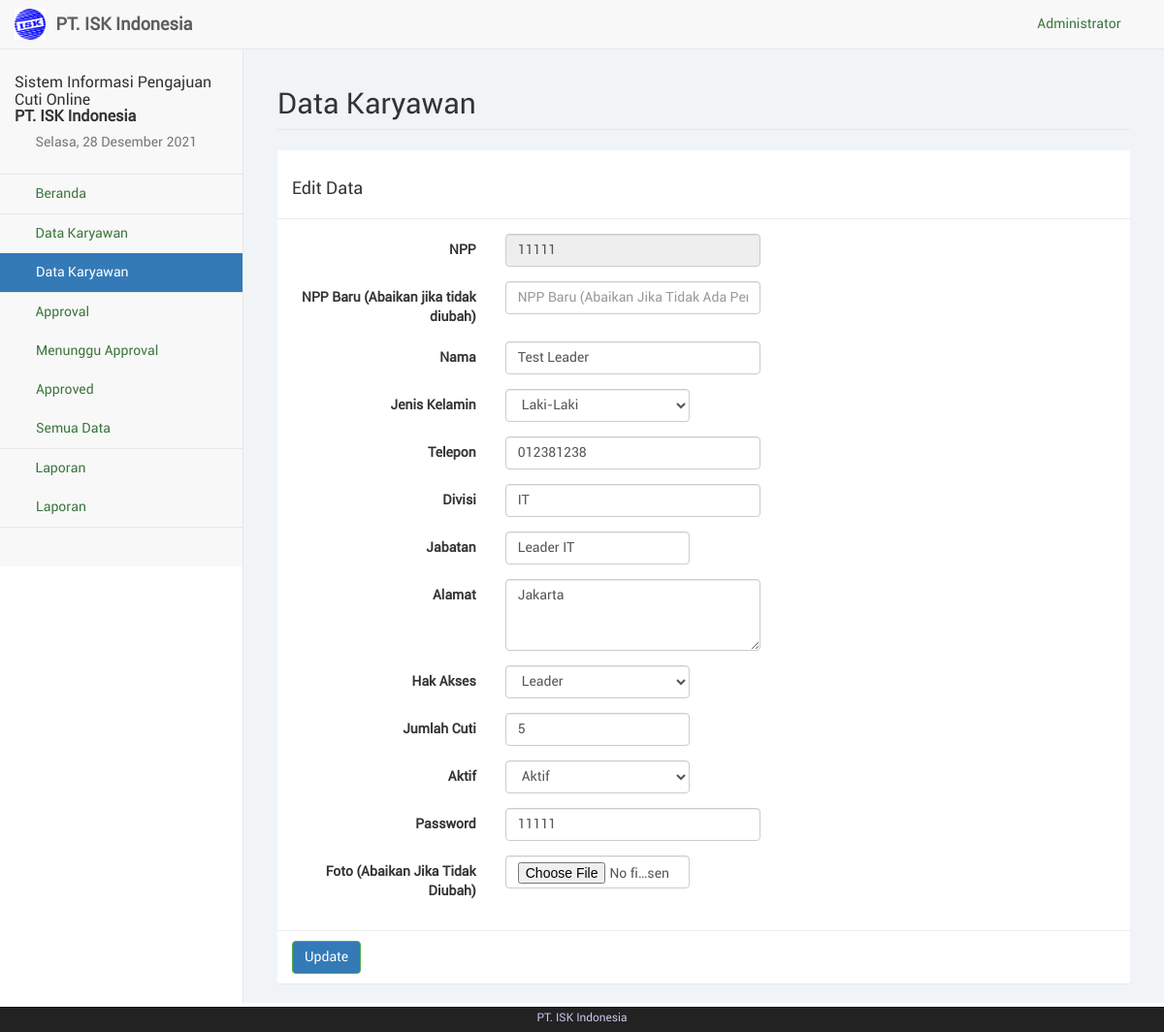
/php/src/karyawan_edit.php?npp=11111 (signed in), run on the app's committed database.
### tables this page shows
CREATE TABLE IF NOT EXISTS `employee` (
  `npp` varchar(20) NOT NULL,
  `nama_emp` varchar(100) NOT NULL,
  `jk_emp` varchar(20) NOT NULL,
  `telp_emp` varchar(20) NOT NULL,
  `divisi` varchar(50) NOT NULL,
  `jabatan` varchar(50) NOT NULL,
  `alamat` text NOT NULL,
  `hak_akses` varchar(20) NOT NULL,
  `jml_cuti` int(11) NOT NULL,
  `password` varchar(100) NOT NULL,
  `foto_emp` text NOT NULL,
  `active` varchar(20) NOT NULL,
  `id_adm` int(11) NOT NULL
);

### php/src/sess_check.php (called while the page is built, shortened)
<?php
	$chk_sess = $_SESSION['admin'];
	include("dist/config/koneksi.php");
	$sql_sess = "SELECT * FROM admin WHERE id_adm='". $chk_sess ."'";
	$ress_sess = mysqli_query($conn, $sql_sess);
	$row_sess = mysqli_fetch_array($ress_sess);
	$sess_admname = $row_sess['nama_adm'];
?>

### php/src/karyawan_edit.php (the view, shortened to what this page needs)
<?php
	include("sess_check.php");
	if(isset($_GET['npp'])) {
		$sql = "SELECT * FROM employee WHERE npp='". $_GET['npp'] ."'";
		$ress = mysqli_query($conn, $sql);
		$data = mysqli_fetch_array($ress);
	}
	$pagedesc = "Data Karyawan";
	$menuparent = "master";
	include("layout_top.php");
?>
		<div id="page-wrapper">
            <div class="container-fluid">
                <div class="row">
                    <div class="col-lg-12">
                        <h1 class="page-header">Data Karyawan</h1>
                    </div>
                </div>
				<div class="row">
					<div class="col-lg-12"><?php include("layout_alert.php"); ?></div>
				</div>
				<div class="row">
					<div class="col-lg-12">
						<form class="form-horizontal" action="karyawan_update.php" method="POST" enctype="multipart/form-data">
							<div class="panel panel-default">
								<div class="panel-heading"><h3>Edit Data</h3></div>
								<div class="panel-body">
									<div class="form-group">
										<label class="control-label col-sm-3">NPP</label>
										<div class="col-sm-4">
											<input type="text" name="npplama" class="form-control" placeholder="NPP" value="<?php echo $data['npp'] ?>" readonly>
										</div>
									</div>
									<div class="form-group">
										<label class="control-label col-sm-3">NPP Baru (Abaikan jika tidak diubah)</label>
										<div class="col-sm-4">
											<input type="text" name="npp" onBlur="checkNppAvailability()" class="form-control" placeholder="NPP Baru (Abaikan Jika Tidak Ada Perubahan!)">
										</div>
									</div>
									<div class="form-group">
										<label class="control-label col-sm-3">Nama</label>
										<div class="col-sm-4">
											<input type="text" name="nama" class="form-control" placeholder="Nama" value="<?php echo $data['nama_emp'] ?>" required>
										</div>
									</div>
									<div class="form-group">
										<label class="control-label col-sm-3">Jenis Kelamin</label>
										<div class="col-sm-3">
											<select name="jk" id="jk" class="form-control" required>
												<option value="<?php echo $data['jk_emp'] ?>" selected><?php echo $data['jk_emp'] ?></option>
											</select>
										</div>
									</div>
									<div class="form-group">
										<label class="control-label col-sm-3">Telepon</label>
										<div class="col-sm-4">
											<input type="number" name="telp" min="0" class="form-control" placeholder="Telepon" value="<?php echo $data['telp_emp'] ?>"required>
										</div>
									</div>
									<div class="form-group">
										<label class="control-label col-sm-3">Divisi</label>
										<div class="col-sm-4">
											<input type="text" name="divisi" class="form-control" placeholder="Divisi" value="<?php echo $data['divisi'] ?>" required>
										</div>
									</div>
									<div class="form-group">
										<label class="control-label col-sm-3">Jabatan</label>
										<div class="col-sm-3">
											<input type="text" name="jabatan" class="form-control" placeholder="Jabatan" value="<?php echo $data['jabatan'] ?>" required>
										</div>
									</div>
									<div class="form-group">
										<label class="control-label col-sm-3">Alamat</label>
										<div class="col-sm-4">
											<textarea name="alamat" class="form-control" placeholder="Alamat" rows="3" required><?php echo $data['alamat'] ?></textarea>
										</div>
									</div>
									<div class="form-group">
										<label class="control-label col-sm-3">Hak Akses</label>
										<div class="col-sm-3">
											<select name="akses" id="akses" class="form-control" required>
												<option value="<?php echo $data['hak_akses'] ?>" selected><?php echo $data['hak_akses'] ?></option>
											</select>
										</div>
									</div>
									<div class="form-group">
										<label class="control-label col-sm-3">Jumlah Cuti</label>
										<div class="col-sm-3">
											<input type="number" name="jml" min="0" class="form-control" placeholder="Telepon" value="<?php echo $data['jml_cuti'] ?>"required>
										</div>
									</div>
									<div class="form-group">
										<label class="control-label col-sm-3">Aktif</label>
										<div class="col-sm-3">
											<select name="aktif" id="aktif" class="form-control" required>
												<option value="<?php echo $data['active']; ?>" selected><?php echo $data['active']; ?></option>
											</select>
										</div>
									</div>
									<div class="form-group">
										<label class="control-label col-sm-3">Password</label>
										<div class="col-sm-4">
											<input type="text" name="password" class="form-control" placeholder="Password" value="<?php echo $data['password'] ?>" required>
										</div>
									</div>
									<div class="form-group">
										<label class="control-label col-sm-3">Foto (Abaikan Jika Tidak Diubah)</label>
										<div class="col-sm-3">
											<input type="file" name="foto" class="form-control" accept="image/*">
										</div>
									</div>
								</div>
								<div class="panel-footer">
									<button type="submit" name="perbarui" class="btn btn-success">Update</button>
								</div>
							</div>
						</form>
					</div>
				</div>
            </div>
        </div>
<?php
	include("layout_bottom.php");
?>

### php/src/layout_top.php (shortened to what this page needs)
<?php
	$haries = array("Sunday" => "Minggu", "Monday" => "Senin", "Tuesday" => "Selasa", "Wednesday" => "Rabu", "Thursday" => "Kamis", "Friday" => "Jum'at", "Saturday" => "Sabtu");
	$bulans = array("", "Januari", "Februari", "Maret", "April", "Mei", "Juni", "Juli", "Agustus", "September", "Oktober", "November", "Desember");
	$hari_ini = $haries[date("l")];
	$bulan_ini = $bulans[date("n")];
	$tanggal = date("d");
	$tahun = date("Y");
?>
<!DOCTYPE html>
<html lang="en">
<head>
	<link href="libs/bootstrap/dist/css/bootstrap.min.css" rel="stylesheet">
	<link href="libs/metisMenu/dist/metisMenu.min.css" rel="stylesheet">
    <link href="libs/datatables-plugins/integration/bootstrap/3/dataTables.bootstrap.css" rel="stylesheet">
    <link href="libs/datatables-responsive/css/dataTables.responsive.css" rel="stylesheet">
	<link href="dist/css/sb-admin-2.css" rel="stylesheet">
	<link href="dist/css/offline-font.css" rel="stylesheet">
	<link href="dist/css/custom.css" rel="stylesheet">
	<link href="libs/font-awesome/css/font-awesome.min.css" rel="stylesheet" type="text/css">
</head>
<body>
    <div id="wrapper">
        <nav class="navbar navbar-default navbar-static-top" role="navigation" style="margin-bottom: 0">
            <div class="navbar-header">
				<a class="navbar-brand hidden-xs" href="index.php">
					<img src="libs/images/isk-logo.jpg" alt="brand" width="32" class="float-left image-brand">
					<div class="float-right">&nbsp;<strong>PT. ISK Indonesia</strong></div>
				</a>
			</div>
            <ul class="nav navbar-top-links navbar-right">
				<li class="dropdown dropdown-right">
					<a class="dropdown-toggle" data-toggle="dropdown" href="#">
						<i class="fa fa-user fa-fw"></i>&nbsp;<?php echo ucfirst($sess_admname); ?>&nbsp;<i class="fa fa-caret-down"></i>
					</a>
				</li>
			</ul>
            <div class="navbar-default sidebar" role="navigation">
                <div class="sidebar-nav navbar-collapse">
                    <ul class="nav" id="side-menu">
                        <li class="sidebar-search">
							<h4>Sistem Informasi Pengajuan Cuti Online <br> <b>PT. ISK Indonesia</b></h4>
							<h5 class="text-muted"><i class="fa fa-calendar fa-fw"></i>&nbsp;<?php echo $hari_ini.", ".$tanggal." ".$bulan_ini." ".$tahun ?></h5>
						</li>
						<?php
							if($pagedesc == "Beranda") {
								echo '<li><a href="index.php" class="active"><i class="fa fa-home fa-fw"></i>&nbsp;Beranda</a></li>';
							}
							else {
								echo '<li><a href="index.php"><i class="fa fa-home fa-fw"></i>&nbsp;Beranda</a></li>';
							}
							if(isset($menuparent) && $menuparent == "master") {
								echo '<li class="active">';
							}
							else {
								echo '<li>';
							}
						?>
							<a href="#"><i class="fa fa-group fa-fw"></i>&nbsp;Data Karyawan<span class="fa arrow"></span></a>
							<ul class="nav nav-second-level">
								<?php
									if($pagedesc == "Data Karyawan") {
										echo '<li><a href="karyawan.php" class="active">Data Karyawan</a></li>';
									}
									else {
										echo '<li><a href="karyawan.php">Data Karyawan</a></li>';
									}
								?>
							</ul>
						</li>
						<?php
							if(isset($menuparent) && $menuparent == "approval") {
								echo '<li class="active">';
							}
							else {
								echo '<li>';
							}
						?>
							<a href="#"><i class="fa fa-download fa-fw"></i>&nbsp;Approval<span class="fa arrow"></span></a>
							<ul class="nav nav-second-level">
								<?php
									if($pagedesc == "Waiting Approval") {
										echo '<li><a href="app_wait.php" class="active">Menunggu Approval</a></li>';
									}
									else {
										echo '<li><a href="app_wait.php">Menunggu Approval</a></li>';
									}
									if($pagedesc == "Approved") {
										echo '<li><a href="app.php" class="active">Approved</a></li>';
									}
									else {
										echo '<li><a href="app.php">Approved</a></li>';
									}
									if($pagedesc == "Semua Data") {
										echo '<li><a href="app_all.php" class="active">Semua Data</a></li>';
									}
									else {
										echo '<li><a href="app_all.php">Semua Data</a></li>';
									}
								?>
							</ul>
						<?php
							if(isset($menuparent) && $menuparent == "laporan") {
								echo '<li class="active">';
							}
							else {
								echo '<li>';
							}
						?>
							<a href="#"><i class="fa fa-folder fa-fw"></i>&nbsp;Laporan<span class="fa arrow"></span></a>
							<ul class="nav nav-second-level">
								<?php
									if($pagedesc == "Laporan") {
										echo '<li><a href="laporan.php" class="active">Laporan</a></li>';
									}
									else {
										echo '<li><a href="laporan.php">Laporan</a></li>';
									}
								?>
							</ul>
						</li>
	                </ul>
                </div>
            </div>
        </nav>

### data on the page
employee: npplama "11111", nama "Test Leader", jk "Laki-Laki", telp "012381238", divisi "IT", jabatan "Leader IT", alamat "Jakarta", akses "Leader", jml "5", aktif "Aktif", password "11111"

### other printed values
$sess_admname "Administrator"
